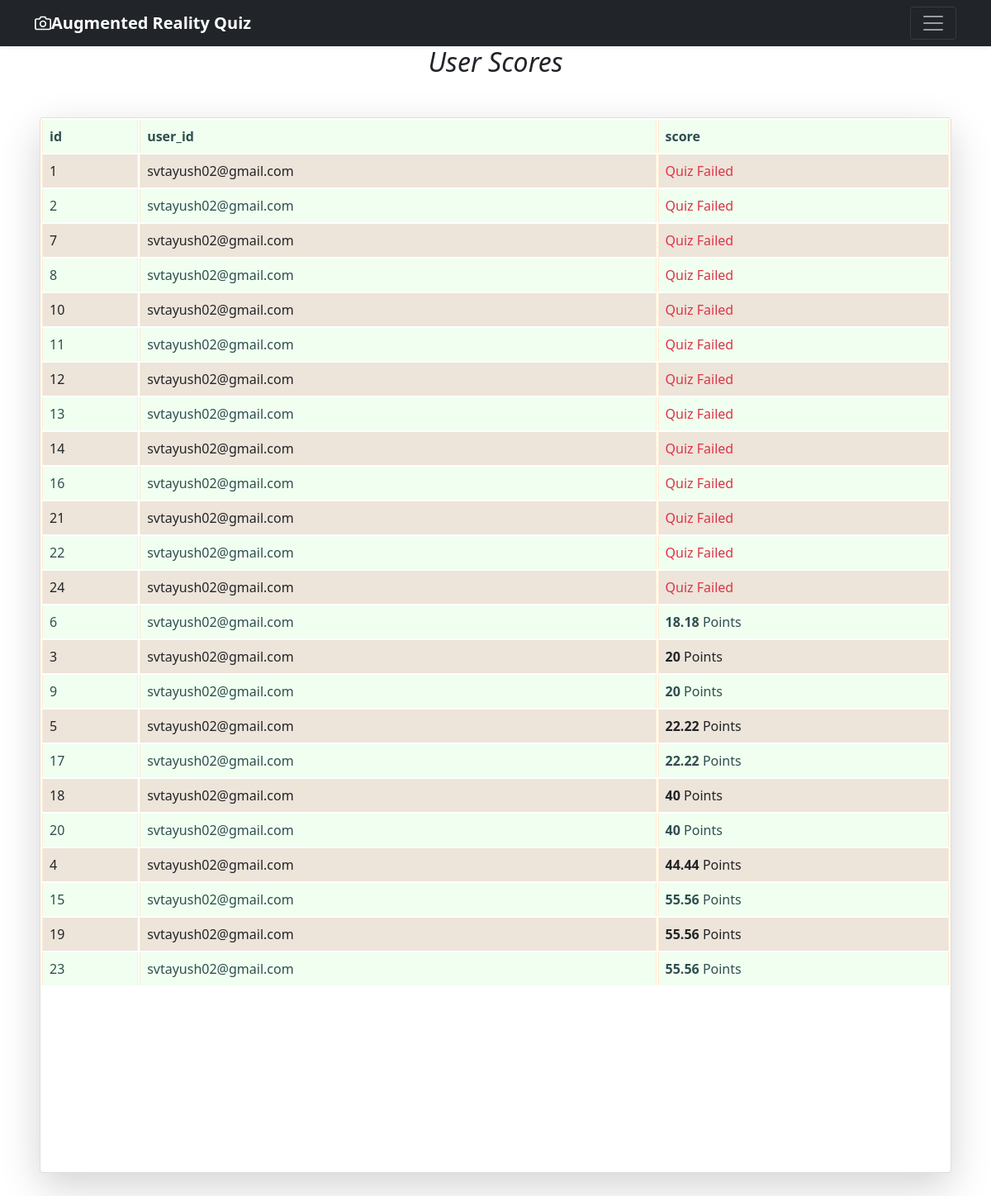
Page /score (signed in) on the committed database.
### database.py (models this page shows, shortened)
class Score(Base):
    __tablename__= "Scores"
    id = Column(Integer,primary_key=True)
    user_id = Column(Integer, ForeignKey('users.id'))
    score = Column(Integer,default=0)
    created_on=Column(DateTime, default=datetime.now)

### app.py (the view)
@app.route('/score')
def score():
    db=opendb()
    scores=db.query(Score).filter(Score.user_id==session.get('user_id',1)).order_by(Score.score)
    db.close()
    return render_template('score.html',scores=scores)

### app.py (called while the page is built)
def opendb():
    engine = create_engine("sqlite:///db.sqlite",echo=True)
    Session = sessionmaker(bind=engine)
    return Session()

### templates/score.html (shortened to what this page needs)
{% extends 'base.html' %}
{% block body %}
<i class="fa fa-align-center" aria-hidden="true"><center><h2>User Scores</h2></center></i>
<div class="card shadow-lg m-5">
    <table class="table table-striped table-bordered table-inverse table-responsive">
        <thead class="thead-inverse|thead-default">
            <tr>
                <th><b>id</b></th>
                <th><b>user_id</b></th>
                <th><b>score</b></th>
            </tr>
        </thead>
        <tbody>
            {% for item in scores %}
            <tr>
                <td >{{item.id}}</td>
                <td >{{session.email}}</td>
                <td >
                    {% if item.score==0 %}
                            <span class="text-danger">Quiz Failed</span>
                    {% else %}
                           <b>{{item.score}}</b> Points
                    {% endif %}
                </td>
            </tr>
            {% endfor %}
        </tbody>
    </table>
</div>
{% endblock body %}

### templates/score.html (style rules this page uses)
.table { --bs-table-bg: linen; --bs-table-accent-bg: honeydew; --bs-table-striped-color: #212528; --bs-table-striped-bg: rgba(0, 0, 0, 0.05); --bs-table-active-color: #212527; --bs-table-active-bg: rgba(0, 0, 0, 0.1); --bs-table-hover-color: #212529; --bs-table-hover-bg: rgba(0, 0, 0, 0.075); width: 100%; margin-bottom: 14rem; color: darkslategrey; vertical-align: baseline; border-color: blanchedalmond; }
table { caption-side: bottom; border-collapse: separate; }

### rows in the picture
Score: id "1", email "svtayush02@gmail.com", score "Quiz Failed"
Score: id "2", email "svtayush02@gmail.com", score "Quiz Failed"
Score: id "7", email "svtayush02@gmail.com", score "Quiz Failed"
Score: id "8", email "svtayush02@gmail.com", score "Quiz Failed"
Score: id "10", email "svtayush02@gmail.com", score "Quiz Failed"
Score: id "11", email "svtayush02@gmail.com", score "Quiz Failed"
Score: id "12", email "svtayush02@gmail.com", score "Quiz Failed"
Score: id "13", email "svtayush02@gmail.com", score "Quiz Failed"
Score: id "14", email "svtayush02@gmail.com", score "Quiz Failed"
Score: id "16", email "svtayush02@gmail.com", score "Quiz Failed"
Score: id "21", email "svtayush02@gmail.com", score "Quiz Failed"
Score: id "22", email "svtayush02@gmail.com", score "Quiz Failed"
Score: id "24", email "svtayush02@gmail.com", score "Quiz Failed"
Score: id "6", email "svtayush02@gmail.com", score "18.18"
Score: id "3", email "svtayush02@gmail.com", score "20"
Score: id "9", email "svtayush02@gmail.com", score "20"
Score: id "5", email "svtayush02@gmail.com", score "22.22"
Score: id "17", email "svtayush02@gmail.com", score "22.22"
Score: id "18", email "svtayush02@gmail.com", score "40"
Score: id "20", email "svtayush02@gmail.com", score "40"
Score: id "4", email "svtayush02@gmail.com", score "44.44"
Score: id "15", email "svtayush02@gmail.com", score "55.56"
Score: id "19", email "svtayush02@gmail.com", score "55.56"
Score: id "23", email "svtayush02@gmail.com", score "55.56"
